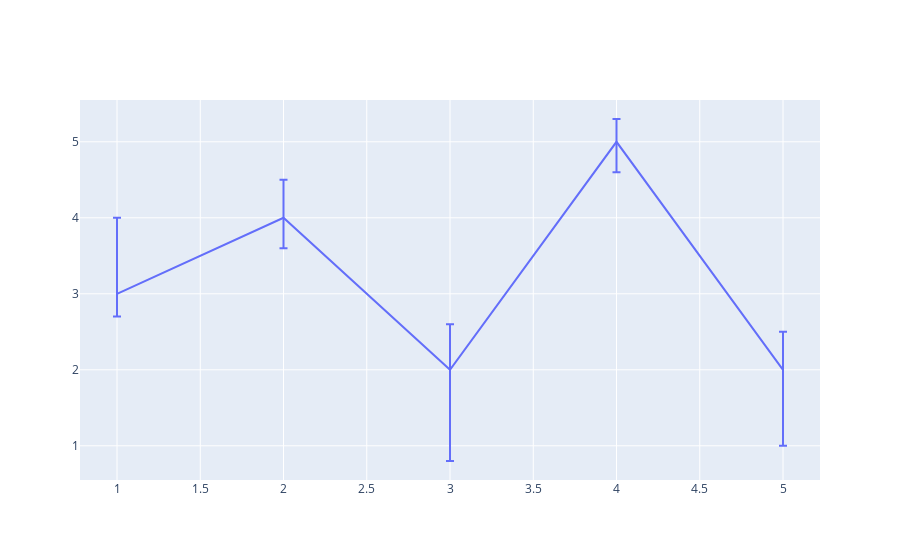

The notebook cell this image was saved under:
### Code cell
fig = go.Figure(data=go.Scatter(x=[1,2,3,4,5],
                                y=[3,4,2,5,2],
                                mode='lines',
                                error_y=dict(type='data',
                                             array=[1,0.5,0.6,0.3,0.5],
                                             arrayminus = [0.3,0.4,1.2,0.4,1],
                                             visible=True)))
fig.show()

### Figure 1 — Plotly figure (JSON) as saved in the notebook; plotly's stock layout.template omitted (floating-point values rounded to 4 significant figures)
{"data": [{"error_y": {"array": [1, 0.5, 0.6, 0.3, 0.5], "arrayminus": [0.3, 0.4, 1.2, 0.4, 1], "type": "data", "visible": true}, "mode": "lines", "type": "scatter", "x": [1, 2, 3, 4, 5], "y": [3, 4, 2, 5, 2]}], "layout": {}}
